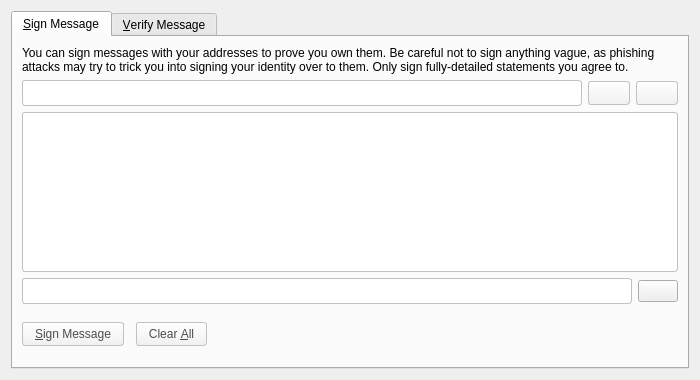
<?xml version="1.0" encoding="UTF-8"?>
<ui version="4.0">
 <class>SignVerifyMessageDialog</class>
 <widget class="QDialog" name="SignVerifyMessageDialog">
  <property name="geometry">
   <rect>
    <x>0</x>
    <y>0</y>
    <width>700</width>
    <height>380</height>
   </rect>
  </property>
  <property name="windowTitle">
   <string>Signatures - Sign / Verify a Message</string>
  </property>
  <property name="styleSheet">
   <string notr="true"/>
  </property>
  <property name="modal">
   <bool>true</bool>
  </property>
  <layout class="QVBoxLayout" name="verticalLayout">
   <item>
    <widget class="QTabWidget" name="tabWidget">
     <property name="currentIndex">
      <number>0</number>
     </property>
     <widget class="QWidget" name="tabSignMessage">
      <attribute name="title">
       <string>&amp;Sign Message</string>
      </attribute>
      <layout class="QVBoxLayout" name="verticalLayout_SM">
       <item>
        <widget class="QLabel" name="infoLabel_SM">
         <property name="text">
          <string>You can sign messages with your addresses to prove you own them. Be careful not to sign anything vague, as phishing attacks may try to trick you into signing your identity over to them. Only sign fully-detailed statements you agree to.</string>
         </property>
         <property name="textFormat">
          <enum>Qt::PlainText</enum>
         </property>
         <property name="wordWrap">
          <bool>true</bool>
         </property>
        </widget>
       </item>
       <item>
        <layout class="QHBoxLayout" name="horizontalLayout_1_SM">
         <property name="spacing">
          <number>0</number>
         </property>
         <item>
          <widget class="QValidatedLineEdit" name="addressIn_SM">
           <property name="toolTip">
            <string>The address to sign the message with (e.g. sjz75uKHzUQJnSdzvpiigEGxseKkDhQToX)</string>
           </property>
           <property name="styleSheet">
            <string notr="true">background-color: rgb(255,255,255);
border-radius:3px;
border: 1px solid #C4C1BD;
color: #4C4C4C;
padding: 4px;
margin: 0px 6px 0px 0px;</string>
           </property>
           <property name="maxLength">
            <number>34</number>
           </property>
          </widget>
         </item>
         <item>
          <widget class="QPushButton" name="addressBookButton_SM">
           <property name="toolTip">
            <string>Choose an address from the address book</string>
           </property>
           <property name="styleSheet">
            <string notr="true">background-color: qlineargradient(spread:pad, x1:0, y1:1, x2:0, y2:0, stop:0 rgb(240,240,240), stop:1 rgb(255, 255, 255));
border-radius:3px;
border: 1px solid #C4C1BD;
color: #4C4C4C;
padding: 4px;
margin: 0px 6px 0px 0px;
</string>
           </property>
           <property name="text">
            <string/>
           </property>
           <property name="icon">
            <iconset resource="../bitcoin.qrc">
             <normaloff>:/icons/address-book</normaloff>:/icons/address-book</iconset>
           </property>
           <property name="shortcut">
            <string>Alt+A</string>
           </property>
           <property name="autoDefault">
            <bool>false</bool>
           </property>
          </widget>
         </item>
         <item>
          <widget class="QPushButton" name="pasteButton_SM">
           <property name="toolTip">
            <string>Paste address from clipboard</string>
           </property>
           <property name="styleSheet">
            <string notr="true">background-color: qlineargradient(spread:pad, x1:0, y1:1, x2:0, y2:0, stop:0 rgb(240,240,240), stop:1 rgb(255, 255, 255));
border-radius:3px;
border: 1px solid #C4C1BD;
color: #4C4C4C;
padding: 4px;
</string>
           </property>
           <property name="text">
            <string/>
           </property>
           <property name="icon">
            <iconset resource="../bitcoin.qrc">
             <normaloff>:/icons/editpaste</normaloff>:/icons/editpaste</iconset>
           </property>
           <property name="shortcut">
            <string>Alt+P</string>
           </property>
           <property name="autoDefault">
            <bool>false</bool>
           </property>
          </widget>
         </item>
        </layout>
       </item>
       <item>
        <widget class="QPlainTextEdit" name="messageIn_SM">
         <property name="toolTip">
          <string>Enter the message you want to sign here</string>
         </property>
         <property name="styleSheet">
          <string notr="true">background-color: rgb(255,255,255);
border-radius:3px;
border: 1px solid #C4C1BD;
color: #4C4C4C;
padding: 4px;</string>
         </property>
        </widget>
       </item>
       <item>
        <layout class="QHBoxLayout" name="horizontalLayout_2_SM">
         <property name="spacing">
          <number>0</number>
         </property>
         <item>
          <widget class="QLineEdit" name="signatureOut_SM">
           <property name="font">
            <font>
             <italic>true</italic>
            </font>
           </property>
           <property name="styleSheet">
            <string notr="true">background-color: rgb(255,255,255);
border-radius:3px;
border: 1px solid #C4C1BD;
color: #4C4C4C;
padding: 4px;
margin: 0px 6px 0px 0px;</string>
           </property>
           <property name="readOnly">
            <bool>true</bool>
           </property>
          </widget>
         </item>
         <item>
          <widget class="QPushButton" name="copySignatureButton_SM">
           <property name="toolTip">
            <string>Copy the current signature to the system clipboard</string>
           </property>
           <property name="text">
            <string/>
           </property>
           <property name="icon">
            <iconset resource="../bitcoin.qrc">
             <normaloff>:/icons/editcopy</normaloff>:/icons/editcopy</iconset>
           </property>
           <property name="autoDefault">
            <bool>false</bool>
           </property>
          </widget>
         </item>
        </layout>
       </item>
       <item>
        <layout class="QHBoxLayout" name="horizontalLayout_3_SM">
         <item>
          <widget class="QPushButton" name="signMessageButton_SM">
           <property name="toolTip">
            <string>Sign the message to prove you own this NavajoAnonSubChain/NavajoAnonSubChain address</string>
           </property>
           <property name="styleSheet">
            <string notr="true">background-color: qlineargradient(spread:pad, x1:0, y1:1, x2:0, y2:0, stop:0 rgb(240,240,240), stop:1 rgb(255, 255, 255));
border-radius:3px;
border: 1px solid #C4C1BD;
color: #4C4C4C;
padding: 4px 12px;
margin: 0px 6px 0px 0px;</string>
           </property>
           <property name="text">
            <string>&amp;Sign Message</string>
           </property>
           <property name="icon">
            <iconset resource="../bitcoin.qrc">
             <normaloff>:/icons/edit</normaloff>:/icons/edit</iconset>
           </property>
           <property name="autoDefault">
            <bool>false</bool>
           </property>
          </widget>
         </item>
         <item>
          <widget class="QPushButton" name="clearButton_SM">
           <property name="toolTip">
            <string>Reset all sign message fields</string>
           </property>
           <property name="styleSheet">
            <string notr="true">background-color: qlineargradient(spread:pad, x1:0, y1:1, x2:0, y2:0, stop:0 rgb(240,240,240), stop:1 rgb(255, 255, 255));
border-radius:3px;
border: 1px solid #C4C1BD;
color: #4C4C4C;
padding: 4px 12px;</string>
           </property>
           <property name="text">
            <string>Clear &amp;All</string>
           </property>
           <property name="icon">
            <iconset resource="../bitcoin.qrc">
             <normaloff>:/icons/remove</normaloff>:/icons/remove</iconset>
           </property>
           <property name="autoDefault">
            <bool>false</bool>
           </property>
          </widget>
         </item>
         <item>
          <spacer name="horizontalSpacer_1_SM">
           <property name="orientation">
            <enum>Qt::Horizontal</enum>
           </property>
           <property name="sizeHint" stdset="0">
            <size>
             <width>40</width>
             <height>48</height>
            </size>
           </property>
          </spacer>
         </item>
         <item>
          <widget class="QLabel" name="statusLabel_SM">
           <property name="font">
            <font>
             <weight>75</weight>
             <bold>true</bold>
            </font>
           </property>
           <property name="text">
            <string/>
           </property>
           <property name="wordWrap">
            <bool>true</bool>
           </property>
          </widget>
         </item>
         <item>
          <spacer name="horizontalSpacer_2_SM">
           <property name="orientation">
            <enum>Qt::Horizontal</enum>
           </property>
           <property name="sizeHint" stdset="0">
            <size>
             <width>40</width>
             <height>48</height>
            </size>
           </property>
          </spacer>
         </item>
        </layout>
       </item>
      </layout>
     </widget>
     <widget class="QWidget" name="tabVerifyMessage">
      <attribute name="title">
       <string>&amp;Verify Message</string>
      </attribute>
      <layout class="QVBoxLayout" name="verticalLayout_VM">
       <item>
        <widget class="QLabel" name="infoLabel_VM">
         <property name="text">
          <string>Enter the signing address, message (ensure you copy line breaks, spaces, tabs, etc. exactly) and signature below to verify the message. Be careful not to read more into the signature than what is in the signed message itself, to avoid being tricked by a man-in-the-middle attack.</string>
         </property>
         <property name="textFormat">
          <enum>Qt::PlainText</enum>
         </property>
         <property name="alignment">
          <set>Qt::AlignLeading|Qt::AlignLeft|Qt::AlignTop</set>
         </property>
         <property name="wordWrap">
          <bool>true</bool>
         </property>
        </widget>
       </item>
       <item>
        <layout class="QHBoxLayout" name="horizontalLayout_1_VM">
         <property name="spacing">
          <number>0</number>
         </property>
         <item>
          <widget class="QValidatedLineEdit" name="addressIn_VM">
           <property name="toolTip">
            <string>The address the message was signed with (e.g. sjz75uKHzUQJnSdzvpiigEGxseKkDhQToX)</string>
           </property>
           <property name="styleSheet">
            <string notr="true">background-color: rgb(255,255,255);
border-radius:3px;
border: 1px solid #C4C1BD;
color: #4C4C4C;
padding: 4px;
margin: 0px 6px 0px 0px;</string>
           </property>
           <property name="maxLength">
            <number>34</number>
           </property>
          </widget>
         </item>
         <item>
          <widget class="QPushButton" name="addressBookButton_VM">
           <property name="toolTip">
            <string>Choose an address from the address book</string>
           </property>
           <property name="styleSheet">
            <string notr="true">background-color: qlineargradient(spread:pad, x1:0, y1:1, x2:0, y2:0, stop:0 rgb(240,240,240), stop:1 rgb(255, 255, 255));
border-radius:3px;
border: 1px solid #C4C1BD;
color: #4C4C4C;
padding: 4px;
margin: 0px 0px 0px 6px;
</string>
           </property>
           <property name="text">
            <string/>
           </property>
           <property name="icon">
            <iconset resource="../bitcoin.qrc">
             <normaloff>:/icons/address-book</normaloff>:/icons/address-book</iconset>
           </property>
           <property name="shortcut">
            <string>Alt+A</string>
           </property>
           <property name="autoDefault">
            <bool>false</bool>
           </property>
          </widget>
         </item>
        </layout>
       </item>
       <item>
        <widget class="QPlainTextEdit" name="messageIn_VM">
         <property name="styleSheet">
          <string notr="true">background-color: rgb(255,255,255);
border-radius:3px;
border: 1px solid #C4C1BD;
color: #4C4C4C;
padding: 4px;</string>
         </property>
        </widget>
       </item>
       <item>
        <widget class="QValidatedLineEdit" name="signatureIn_VM">
         <property name="styleSheet">
          <string notr="true">background-color: rgb(255,255,255);
border-radius:3px;
border: 1px solid #C4C1BD;
color: #4C4C4C;
padding: 4px;</string>
         </property>
        </widget>
       </item>
       <item>
        <layout class="QHBoxLayout" name="horizontalLayout_2_VM">
         <item>
          <widget class="QPushButton" name="verifyMessageButton_VM">
           <property name="toolTip">
            <string>Verify the message to ensure it was signed with the specified NavajoAnonSubChain/NavajoAnonSubChain address</string>
           </property>
           <property name="styleSheet">
            <string notr="true">background-color: qlineargradient(spread:pad, x1:0, y1:1, x2:0, y2:0, stop:0 rgb(240,240,240), stop:1 rgb(255, 255, 255));
border-radius:3px;
border: 1px solid #C4C1BD;
color: #4C4C4C;
padding: 4px 12px;
margin: 0px 6px 0px 0px;
</string>
           </property>
           <property name="text">
            <string>&amp;Verify Message</string>
           </property>
           <property name="icon">
            <iconset resource="../bitcoin.qrc">
             <normaloff>:/icons/transaction_0</normaloff>:/icons/transaction_0</iconset>
           </property>
           <property name="autoDefault">
            <bool>false</bool>
           </property>
          </widget>
         </item>
         <item>
          <widget class="QPushButton" name="clearButton_VM">
           <property name="toolTip">
            <string>Reset all verify message fields</string>
           </property>
           <property name="styleSheet">
            <string notr="true">background-color: qlineargradient(spread:pad, x1:0, y1:1, x2:0, y2:0, stop:0 rgb(240,240,240), stop:1 rgb(255, 255, 255));
border-radius:3px;
border: 1px solid #C4C1BD;
color: #4C4C4C;
padding: 4px 12px;</string>
           </property>
           <property name="text">
            <string>Clear &amp;All</string>
           </property>
           <property name="icon">
            <iconset resource="../bitcoin.qrc">
             <normaloff>:/icons/remove</normaloff>:/icons/remove</iconset>
           </property>
           <property name="autoDefault">
            <bool>false</bool>
           </property>
          </widget>
         </item>
         <item>
          <spacer name="horizontalSpacer_1_VM">
           <property name="orientation">
            <enum>Qt::Horizontal</enum>
           </property>
           <property name="sizeHint" stdset="0">
            <size>
             <width>40</width>
             <height>48</height>
            </size>
           </property>
          </spacer>
         </item>
         <item>
          <widget class="QLabel" name="statusLabel_VM">
           <property name="font">
            <font>
             <weight>75</weight>
             <bold>true</bold>
            </font>
           </property>
           <property name="text">
            <string/>
           </property>
           <property name="wordWrap">
            <bool>true</bool>
           </property>
          </widget>
         </item>
         <item>
          <spacer name="horizontalSpacer_2_VM">
           <property name="orientation">
            <enum>Qt::Horizontal</enum>
           </property>
           <property name="sizeHint" stdset="0">
            <size>
             <width>40</width>
             <height>48</height>
            </size>
           </property>
          </spacer>
         </item>
        </layout>
       </item>
      </layout>
     </widget>
    </widget>
   </item>
  </layout>
 </widget>
 <customwidgets>
  <customwidget>
   <class>QValidatedLineEdit</class>
   <extends>QLineEdit</extends>
   <header>qvalidatedlineedit.h</header>
  </customwidget>
 </customwidgets>
 <resources>
  <include location="../bitcoin.qrc"/>
 </resources>
 <connections/>
</ui>
